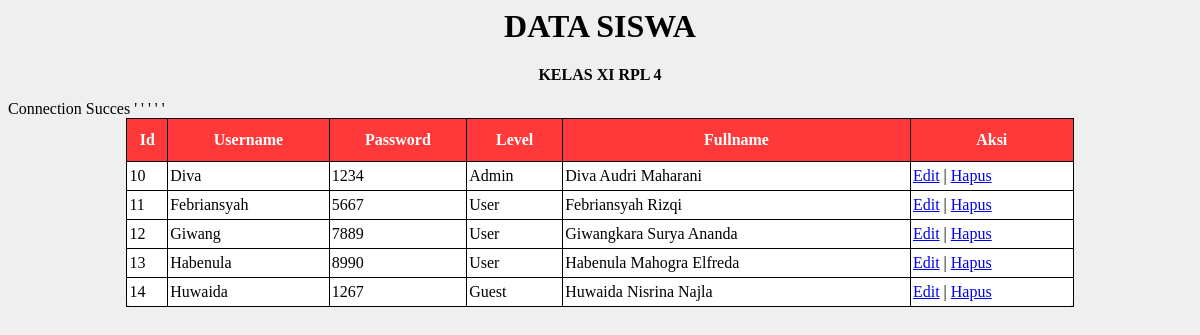
The page / on the database its author committed.
### tables this page shows
CREATE TABLE `tableuser` (
  `Id` int(50) NOT NULL,
  `Username` varchar(50) NOT NULL,
  `Password` varchar(50) NOT NULL,
  `Level` varchar(50) NOT NULL,
  `Full Name` varchar(50) NOT NULL
);

### index.php (the view, shortened to what this page needs)
<html>
<head>
  <link rel="stylesheet" type="text/css" href="edit.css">
</head>
<body>
  <div class="container">
    <h1><center>DATA SISWA</center></h1>
    <p><center><b>KELAS XI RPL 4</b></center></p>
    <table class="tabel" align="center">
  <tr>
    <th>Id</th>
    <th>Username</th>
    <th>Password</th>
    <th>Level</th>
    <th>Fullname</th>
    <th>Aksi</th>
  </tr>
  </div>
  <?php
  include('koneksi.php');
  $sql_tampil ="SELECT * FROM tableuser";
  $peserta=mysqli_query($conn,$sql_tampil);
  while($baris_data=mysqli_fetch_array($peserta,MYSQLI_ASSOC)){
    ?>
      <td><?php echo $baris_data['Id']; ?></td>
      <td><?php echo $baris_data['Username']; ?></td>
      <td><?php echo $baris_data['Password']; ?></td>
      <td><?php echo $baris_data['Level']; ?></td>
      <td><?php echo $baris_data['Full Name']; ?></td>
      <td>
      <a class="ubah" href="ubah.php?Id=<?php echo $baris_data['Id']; ?>">Edit</a> |
      <a class="hapus" href="delete.php?Id=<?php echo $baris_data['Id']; ?>">Hapus</a>
      </td>
  <?php } ?>
</body>
</html>

### edit.css (style rules this page uses)
body { background-color: #efefef; }
table { background-color: white; border-radius: 10px; border-collapse: collapse; width: 80%; }
tr { margin-left: 14%; }
table th { border: 1px solid #000; padding: 2px; padding-top: 12px; padding-bottom: 12px; text-align: left; background-color: rgb(255, 57, 57); color: white; text-align: center; }
table td { border: 1px solid #000; padding: 2px; padding-top: 5px; padding-bottom: 5px; text-align: left; color: black; }

### rows shown on the page
tableuser: Id "10", Username "Diva", Password "1234", Level "Admin", Full Name "Diva Audri Maharani"
tableuser: Id "11", Username "Febriansyah", Password "5667", Level "User", Full Name "Febriansyah Rizqi"
tableuser: Id "12", Username "Giwang", Password "7889", Level "User", Full Name "Giwangkara Surya Ananda"
tableuser: Id "13", Username "Habenula", Password "8990", Level "User", Full Name "Habenula Mahogra Elfreda"
tableuser: Id "14", Username "Huwaida", Password "1267", Level "Guest", Full Name "Huwaida Nisrina Najla"
